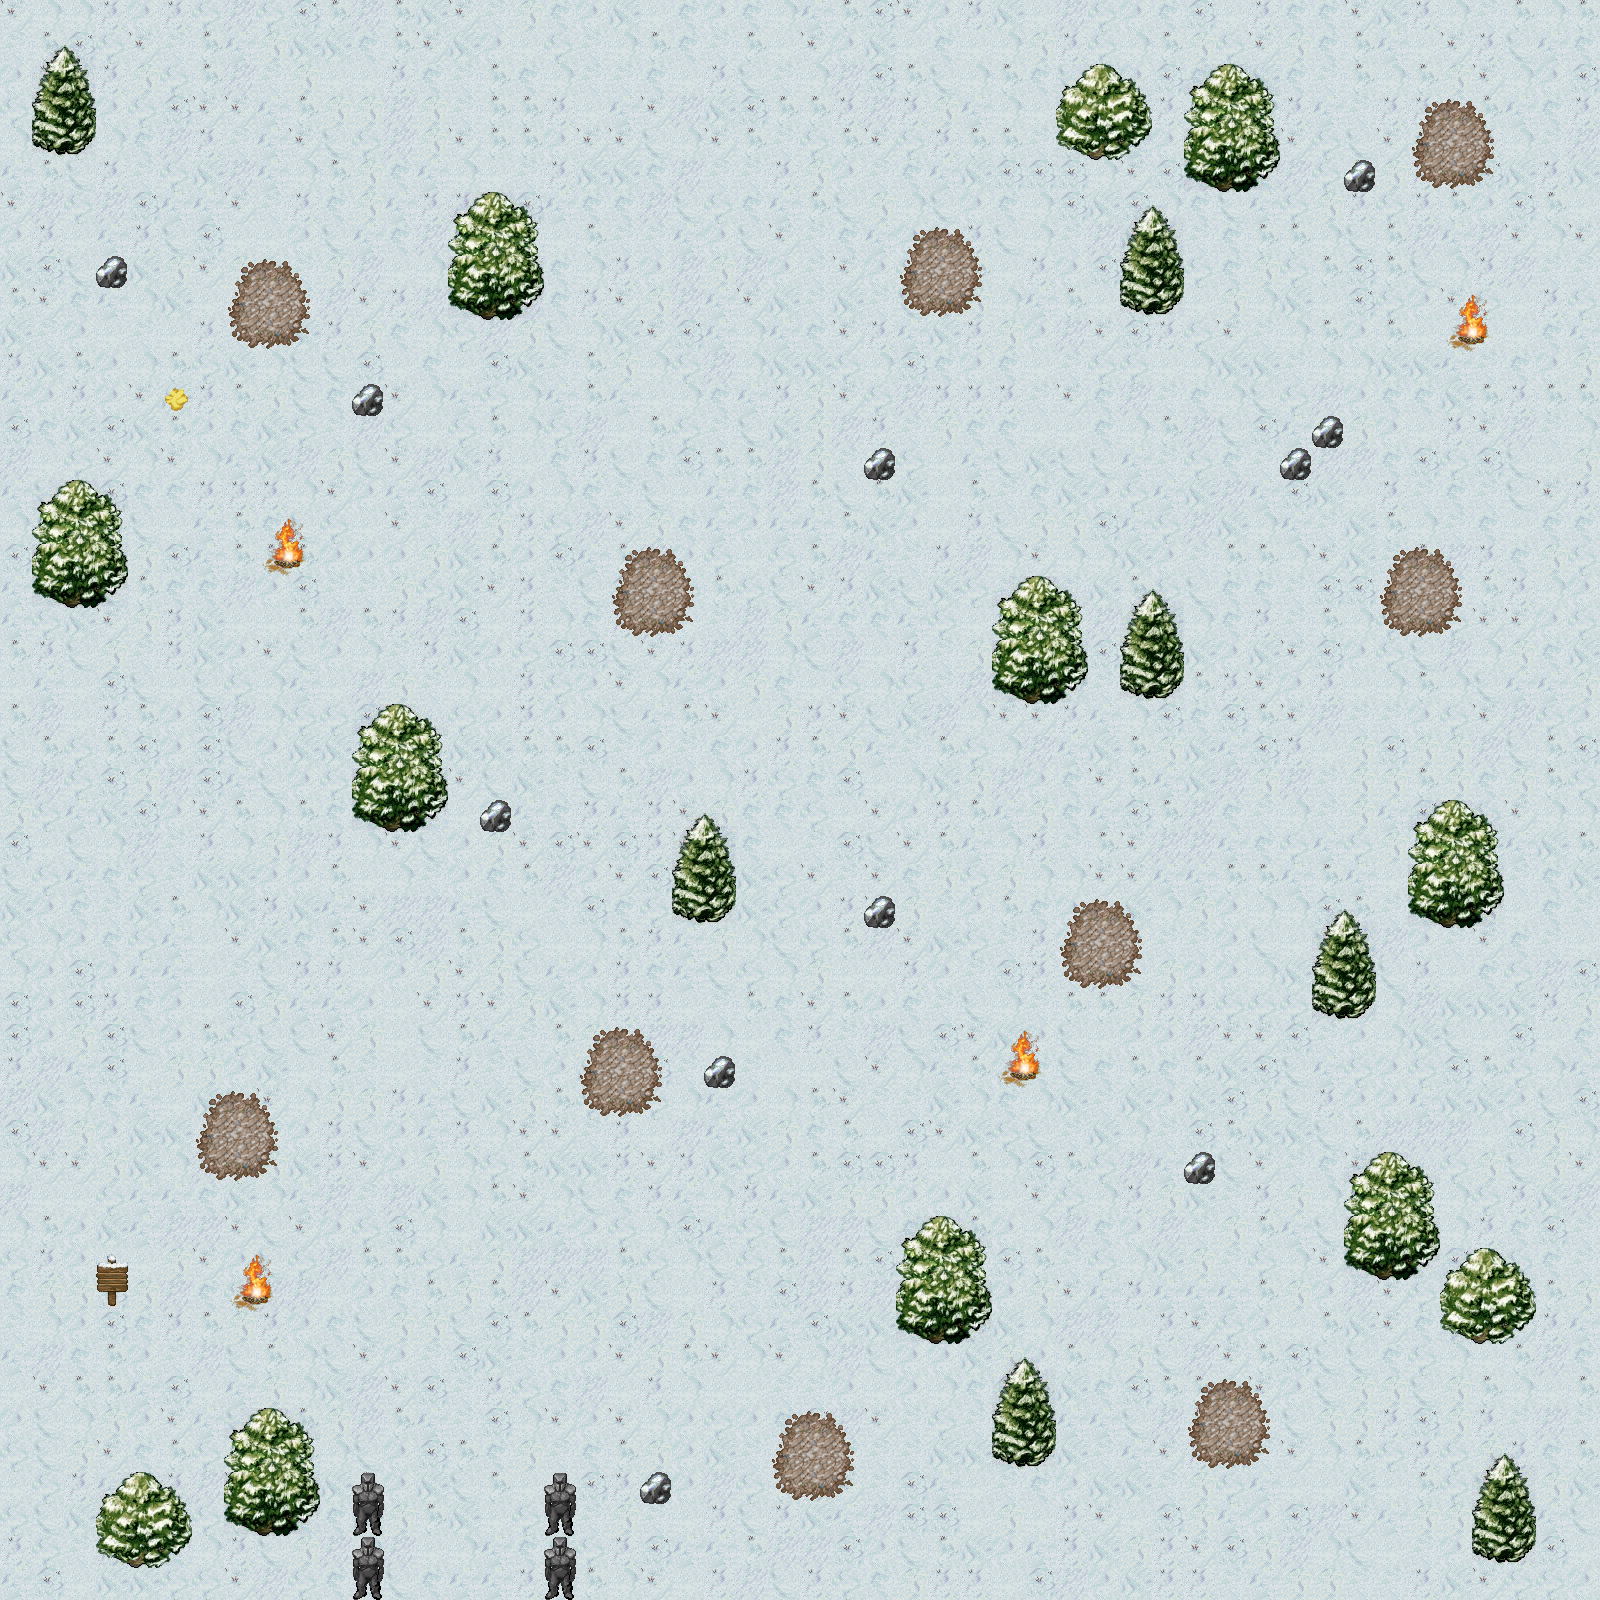

This is a level from a 2D game, rendered from its Tiled map with the project's own tilesets. A one-line summary and the map file follow, with tile-layer data summarised:
An orthogonal 50x50 tile map with 32x32 px tiles, 3 tile layers (ground, objects, relics), 3 tilesets and 62 objects (11x Enemy, Hero, Transition).

<map version="1.10" tiledversion="1.11.2" orientation="orthogonal" renderorder="right-down" width="50" height="50" tilewidth="32" tileheight="32" infinite="0" nextlayerid="13" nextobjectid="76">
 <tileset firstgid="1" source="../TSX/snowWIP.tsx" />
 <tileset firstgid="257" source="../TSX/mountain_landscape.tsx" />
 <tileset firstgid="513" source="../TSX/terrain_atlas.tsx" />
 <layer id="1" name="ground" width="50" height="50">
  <data>[2500 cells, 2500 non-empty, 15 distinct tile ids]</data>
 </layer>
 <layer id="9" name="objects" width="50" height="50">
  <data>[2500 cells, 318 non-empty, 47 distinct tile ids]</data>
 </layer>
 <objectgroup id="7" name="collision">
  <object id="5" x="347.601" y="705.577" width="98.5733" height="121.92" />
  <object id="6" x="98.5733" y="1255.51" width="31.1284" height="51.8807" />
  <object id="7" x="220.493" y="1405.97" width="98.5733" height="127.108" />
  <object id="8" x="93.3852" y="1476.01" width="95.9792" height="88.1971" />
  <object id="9" x="33.7224" y="479.896" width="90.7912" height="127.108" />
  <object id="10" x="31.1284" y="49.2866" width="62.2568" height="101.167" />
  <object id="11" x="446.174" y="189.364" width="93.3852" height="124.514" />
  <object id="12" x="671.855" y="814.527" width="59.6628" height="103.761" />
  <object id="13" x="898.015" y="1234.53" width="92.5733" height="92.514" />
  <object id="14" x="996.109" y="1410.42" width="57.0687" height="52.6157" />
  <object id="15" x="1468.22" y="1452.66" width="70.0389" height="103.761" />
  <object id="16" x="1442.88" y="1250.14" width="93.6031" height="94.2912" />
  <object id="17" x="1343.93" y="1154.35" width="93.167" height="121.858" />
  <object id="18" x="1405.97" y="798.962" width="93.3852" height="127.108" />
  <object id="19" x="1312.58" y="910.506" width="62.2568" height="103.761" />
  <object id="20" x="990.921" y="568.093" width="95.9792" height="134.89" />
  <object id="21" x="1120.62" y="591.44" width="59.6628" height="103.761" />
  <object id="22" x="1118.03" y="210.117" width="67.4449" height="101.167" />
  <object id="23" x="1053.18" y="62.2568" width="98.5733" height="101.167" />
  <object id="24" x="1185.47" y="62.2568" width="90.7912" height="127.108" />
  <object id="25" x="95.9792" y="251.621" width="25.9403" height="31.1284" />
  <object id="26" x="352.789" y="383.917" width="25.9403" height="31.1284" />
  <object id="27" x="479.896" y="804.15" width="25.9403" height="25.9403" />
  <object id="28" x="640.726" y="1473.41" width="28.5344" height="31.1284" />
  <object id="29" x="705.577" y="1053.18" width="28.5344" height="31.1284" />
  <object id="30" x="861.219" y="892.348" width="31.1284" height="31.1284" />
  <object id="31" x="1185.47" y="1151.75" width="31.1284" height="31.1284" />
  <object id="32" x="863.813" y="451.362" width="28.5344" height="25.9403" />
  <object id="33" x="1286.64" y="448.768" width="20.7523" height="25.9403" />
  <object id="34" x="1309.99" y="420.233" width="31.1284" height="25.9403" />
  <object id="35" x="1346.3" y="160.83" width="23.3463" height="28.5344" />
  <object id="36" x="350.941" y="1473.71" width="32.5615" height="125.422" />
  <object id="37" x="542.692" y="1472.5" width="32.5615" height="125.422" />
  <object id="38" x="1598" y="-5.75" width="10.5" height="1638.25" />
  <object id="40" x="-7" y="-11.25" width="1619.25" height="13.6136" />
  <object id="41" x="-9" y="-14.3333" width="11.3333" height="1624" />
  <object id="42" x="-14" y="1596.75" width="1627" height="29.9167" />
  <object id="45" x="1010.33" y="1031.67" width="27" height="46" />
  <object id="46" x="242.182" y="1256.73" width="27.4545" height="46.1818" />
  <object id="47" x="273.818" y="518.545" width="28.4545" height="48.0909" />
  <object id="48" x="1458.38" y="295.375" width="27.375" height="47.75" />
  <object id="60" x="1000" y="1393.67" width="48.3333" height="17" />
  <object id="61" x="1007.67" y="1375.67" width="32.6667" height="21.3333" />
  <object id="62" x="1014.67" y="1362.67" width="19.6667" height="15.3333" />
  <object id="63" x="1021.33" y="1358" width="6.66667" height="6.33333" />
  <object id="64" x="923" y="1217.67" width="36" height="24.6667" />
  <object id="65" x="904" y="1324" width="67.3333" height="19.3333" />
  <object id="66" x="1964" y="1588" />
 </objectgroup>
 <objectgroup id="8" name="places">
  <object id="4" name="Hero" x="464.217" y="1549.64">
   <point />
  </object>
  <object id="43" name="Enemy" x="1448.49" y="454.545">
   <point />
  </object>
  <object id="70" name="Enemy" x="1448.49" y="454.545">
   <point />
  </object>
  <object id="49" name="Enemy" x="321.212" y="1224.24">
   <point />
  </object>
  <object id="50" name="Enemy" x="1133.33" y="1060.61">
   <point />
  </object>
  <object id="51" name="Enemy" x="1003.03" y="987.879">
   <point />
  </object>
  <object id="67" name="Transition" x="383.333" y="1586" width="160" height="11.6667" />
  <object id="68" name="Enemy" x="1400" y="327.273">
   <point />
  </object>
  <object id="69" name="Enemy" x="184.848" y="1248.48">
   <point />
  </object>
  <object id="71" name="Enemy" x="242.424" y="466.667">
   <point />
  </object>
  <object id="72" name="Enemy" x="354.545" y="506.061">
   <point />
  </object>
  <object id="73" name="Enemy" x="206.061" y="581.818">
   <point />
  </object>
  <object id="74" name="Enemy" x="963.636" y="1121.21">
   <point />
  </object>
 </objectgroup>
 <objectgroup id="11" name="relic_detect">
  <object id="75" x="164.583" y="387.75" width="24" height="23.75" />
 </objectgroup>
 <layer id="12" name="relics" width="50" height="50">
  <data>[2500 cells, 1 non-empty, 1 distinct tile ids]</data>
 </layer>
</map>
